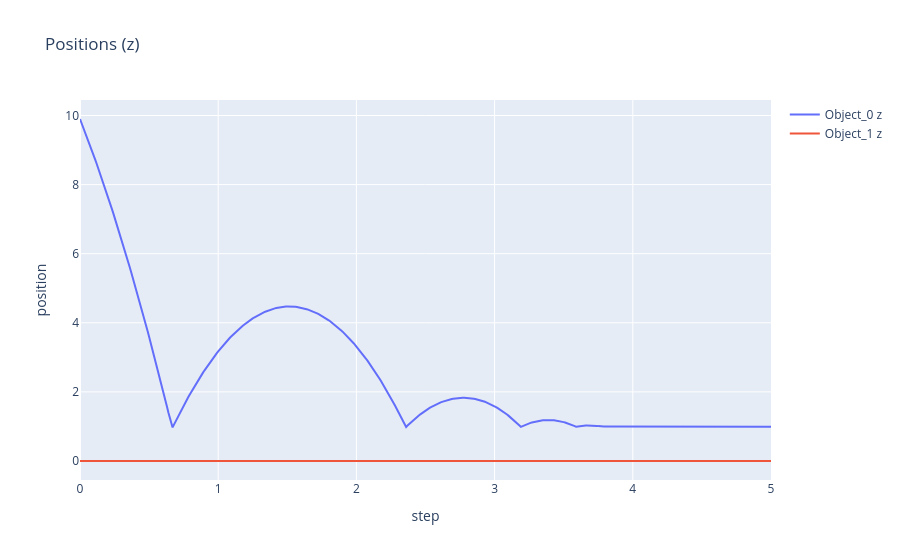

This figure's notebook cell:
### Code cell
motionPlot.plot_positions_z()

### Figure 1 — Plotly figure (JSON) as saved in the notebook; plotly's stock layout.template omitted (floating-point values rounded to 4 significant figures; data arrays with more than 128 entries replaced by an {"elided": "..."} marker saying what was removed)
{"data": [{"mode": "lines", "name": "Object_0 z", "type": "scatter", "x": {"elided": "501 float values"}, "y": {"elided": "501 float values"}}, {"mode": "lines", "name": "Object_1 z", "type": "scatter", "x": {"elided": "501 float values"}, "y": {"elided": "501 float values"}}], "layout": {"title": {"text": "Positions (z)"}, "xaxis": {"title": {"text": "step"}}, "yaxis": {"title": {"text": "position"}}}}
